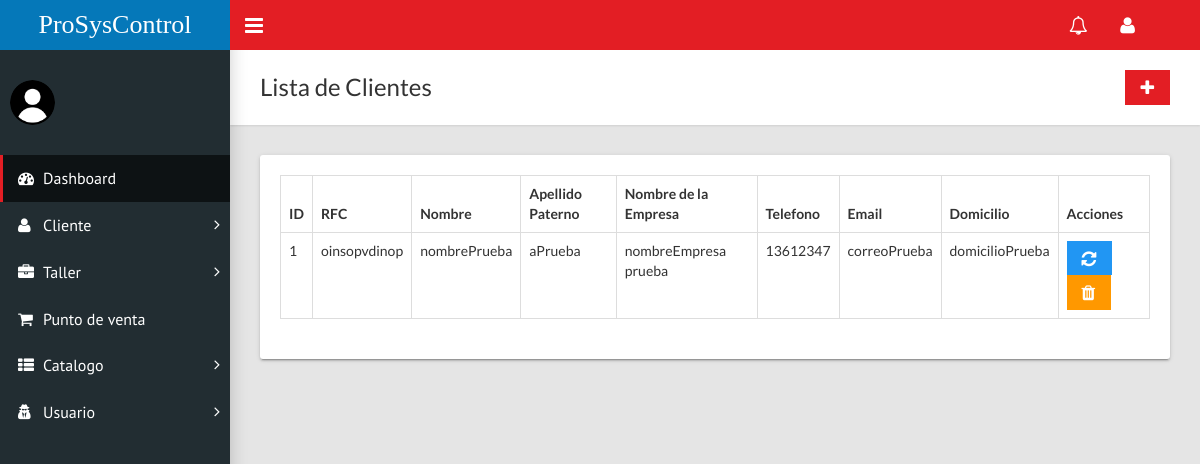
The page /home.php?c=cliente on the database as committed earlier.
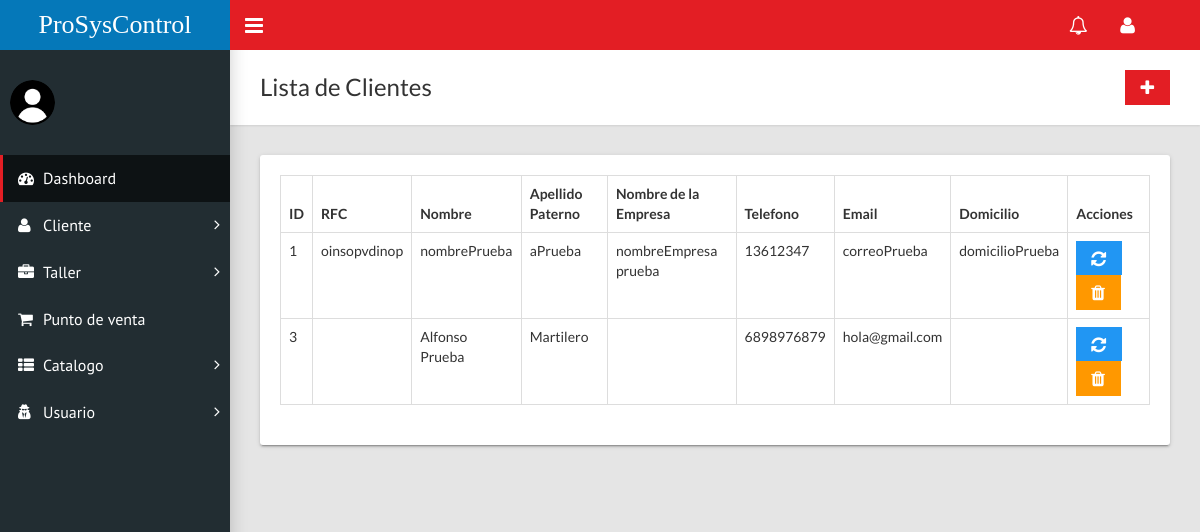
The same page on the database as committed later.
### tables this page shows
CREATE TABLE `clientes` (
  `idClientes` int(11) NOT NULL,
  `rfc` varchar(20) NOT NULL,
  `nombreCliente` varchar(50) NOT NULL,
  `apellidoP` varchar(50) NOT NULL,
  `apellidoM` varchar(50) NOT NULL,
  `nombreEmpresa` varchar(70) NOT NULL,
  `telefono` varchar(10) NOT NULL,
  `email` varchar(70) NOT NULL,
  `domicilio` varchar(150) NOT NULL
);

### controladores/cliente.controlador.php (called while the page is built, shortened)
<?php
require_once "modelos/cliente.php";
class ClienteControlador{
    public function __CONSTRUCT(){
        $this->modelo = new Cliente;
    }
    public function Inicio(){
        require_once "vistas/encabezado.php";
        require_once "vistas/cliente/index.php";
        require_once "vistas/pie.php";
    }
}

### modelos/database.php (called while the page is built, shortened)
<?php
class Database{
    public static function Conectar(){
        try{
            $conexion = new PDO("mysql:host=".self::servidor.";dbname=".self::nombrebd.";charset=utf8", self::usuariobd,
            self::clave);
            $conexion -> setAttribute(PDO::ATTR_ERRMODE, PDO::ERRMODE_EXCEPTION);
            return $conexion;
        }catch(PDOException $e){
            return "Fallo " .$e->getMessage();
        }
    }
}

### modelos/cliente.php (called while the page is built, shortened)
<?php
class Cliente{
    public function __CONSTRUCT(){
        $this->pdo = Database::Conectar();
    }
    public function Listar(){
        try{
            $consulta = $this->pdo->prepare("SELECT * FROM clientes;");
            $consulta->execute();
            return $consulta->fetchAll(PDO::FETCH_OBJ);
        }catch(Exception $excepcion){
            die($excepcion->getMessage());
        }
    }
}

### vistas/cliente/index.php (the view)
<div class="content-wrapper">
        <div class="page-title">
          <div>
            <h1>Lista de Clientes</h1>
          </div>
          <div>
            <a class="btn btn-primary btn-flat" href="?c=cliente&a=FormCrear"><i class="fa fa-lg fa-plus"></i></a>
            </div>
        </div>
        <div class="row">
          <div class="col-md-12">
            <div class="card">
              <div class="card-body">
                <table class="table table-hover table-bordered" id="sampleTable">
                  <thead>
                    <tr>
                      <th>ID</th>
                      <th>RFC</th>
                      <th>Nombre</th>
                      <th>Apellido Paterno</th>
                      <th>Nombre de la Empresa</th>
                      <th>Telefono</th>
                      <th>Email</th>
                      <th>Domicilio</th>
                      <th>Acciones</th>
                    </tr>
                  </thead>
                  <tbody>
                    <?php foreach($this->modelo->Listar() as $clienteSQL):?>
                    <tr>
                      <td><?=$clienteSQL->idClientes?></td>
                      <td><?=$clienteSQL->rfc?></td>
                      <td><?=$clienteSQL->nombreCliente?></td>
                      <td><?=$clienteSQL->apellidoP?></td>
                      <td><?=$clienteSQL->nombreEmpresa?></td>
                      <td><?=$clienteSQL->telefono?></td>
                      <td><?=$clienteSQL->email?></td>
                      <td><?=$clienteSQL->domicilio?></td>
                      <td><a class="btn btn-info btn-flat" href="?c=cliente&a=FormCrear&id=<?=$clienteSQL->idClientes?>"><i class="fa fa-lg fa-refresh"></i></a> <a class="btn btn-warning btn-flat" href="?c=cliente&a=Borrar&id=<?=$clienteSQL->idClientes?>"><i class="fa fa-lg fa-trash"></i></a></td>
                    </tr>
                    <?php endforeach;?>
                  </tbody>
                </table>
              </div>
            </div>
          </div>
        </div>
      </div>
    </div>

Rows that differ between the two databases and show on the page:
added clientes: idClientes "3", nombreCliente "Alfonso Prueba", apellidoP "Martilero", telefono "6898976879", email "hola@gmail.com"
